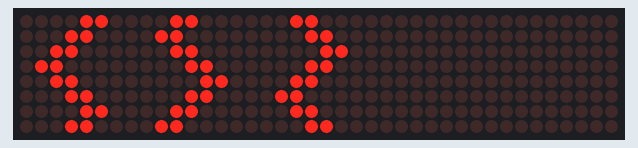
Recording of a sketch running on a simulated Arduino Uno, built with avr-gcc and run on an emulated ATmega328P. Parts: 40×8 LED matrix.

Above: at 0.28 s.

The sketch:

faces_matriz_de_led.ino
```cpp
// Inladen van de ledcontrol bibliotheek.
#include <LedControl.h>

LedControl lc = LedControl(13, 12, 11, 5);
//************************
//  Definição das faces
//************************

// olho neutro
byte neutral_eye[8] = {B00000000,
                       B00011000,
                       B00111100,
                       B01111110,
                       B01111110,
                       B00111100,
                       B00011000,
                       B00000000
                      };

// olho esbugalhado
byte spooky_eye[8] = {B00111100,
                      B01111110,
                      B11111111,
                      B11111111,
                      B11111111,
                      B11111111,
                      B01111110,
                      B00111100
                     };

// olho fechado (para cima)
byte closed_eye_up[8] = {B00000000,
                         B00001100,
                         B00011000,
                         B00011000,
                         B00011000,
                         B00011000,
                         B00001100,
                         B00000000
                        };

// olho fechado (para baixo)
byte closed_eye_down[8] = {B00000000,
                           B00001100,
                           B00001100,
                           B00000110,
                           B00000110,
                           B00001100,
                           B00001100,
                           B00000000
                          };

// boca feliz            //parte 1
byte sad_mouth[24] = { B00000000,
                       B00000000,
                       B00000000,
                       B00000000,
                       B01100000,
                       B00110000,
                       B00011000,
                       B00001100,
                       //parte 2
                       B00001110,
                       B00000110,
                       B00000110,
                       B00000110,
                       B00000110,
                       B00000110,
                       B00000110,
                       B00001100,
                       //parte 3
                       B00001100,
                       B00011000,
                       B00110000,
                       B01100000,
                       B00000000,
                       B00000000,
                       B00000000,
                       B00000000
                     };


// boca triste           //parte 1
byte happy_mouth[24] = {   B00000000,
                           B00000000,
                           B00000000,
                           B00000000,
                           B00000110,
                           B00001100,
                           B00011000,
                           B00110000,
                           //parte 2
                           B00110000,
                           B01100000,
                           B01100000,
                           B01100000,
                           B01100000,
                           B01100000,
                           B01100000,
                           B00110000,
                           //parte 3
                           B00110000,
                           B00011000,
                           B00001100,
                           B00000110,
                           B00000000,
                           B00000000,
                           B00000000,
                           B00000000
                       };

// boca muito feliz           //parte 1
byte very_happy_mouth[24] = { B00000000,
                              B00000000,
                              B00001110,//
                              B00111110,//
                              B01100110,//
                              B01100110,//
                              B11000110,//
                              B11000110,//
                              //parte 2
                              B11000110,
                              B11000110,
                              B11000110,
                              B11000110,
                              B11000110,
                              B11000110,
                              B11000110,
                              B11000110,
                              //parte 3
                              B11000110,
                              B11000110,
                              B01100110,
                              B01100110,
                              B00111110,
                              B00001110,
                              B00000000,
                              B00000000
                            };

// boca neutra                //parte 1
byte neutral_mouth[24] = {    B00000000,
                              B00000000,
                              B00001000,
                              B00001000,
                              B00001000,
                              B00001000,
                              B00001000,
                              B00001000,
                              //parte 2
                              B00001000,
                              B00001000,
                              B00001000,
                              B00001000,
                              B00001000,
                              B00001000,
                              B00001000,
                              B00001000,
                              //parte 3
                              B00001000,
                              B00001000,
                              B00001000,
                              B00001000,
                              B00001000,
                              B00001000,
                              B00000000,
                              B00000000
                         };

// língua para fora      //parte 1
byte tongue_mouth[24] = {B00000000,
                         B00000000,
                         B00100000,
                         B01110011,
                         B01111110,
                         B01111100,
                         B00111000,
                         B00110000,
                         //parte 2
                         B01110000,
                         B01100000,
                         B01100000,
                         B01100000,
                         B01100000,
                         B01100000,
                         B01100000,
                         B00110000,
                         //parte 3
                         B00110000,
                         B00011000,
                         B00001100,
                         B00000110,
                         B00000000,
                         B00000000,
                         B00000000,
                         B00000000
                        };

// boca aberta             //parte 1
byte opened_mouth[24] = {  B00000000,
                           B00000000,
                           B00000000,
                           B00000000,
                           B00000000,
                           B00000000,
                           B00000000,
                           B00000000,
                           //parte 2
                           B00000000,
                           B00011100,
                           B00100010,
                           B01000001,
                           B01000001,
                           B00100010,
                           B00011100,
                           B00000000,
                           //parte 3
                           B00000000,
                           B00000000,
                           B00000000,
                           B00000000,
                           B00000000,
                           B00000000,
                           B00000000,
                           B00000000
                        };
byte bz1[24] = {          B01100000,
                          B00110000,
                          B00011000,
                          B00001100,
                          B00011000,
                          B00110000,
                          B01100000,
                          B00110000,

                          B00011000,
                          B00001100,
                          B00011000,
                          B00110000,
                          B01100000,
                          B00110000,
                          B00011000,
                          B00001100,

                          B00011000,
                          B00110000,
                          B01100000,
                          B00110000,
                          B00011000,
                          B00001100,
                          B00011000,
                          B00110000
               };
byte bz2[24] = {         B00110000, B01100000, B00110000,
                         B00011000,
                         B00001100,
                         B00011000,
                         B00110000,
                         B01100000,

                         B00110000,
                         B00011000,
                         B00001100,
                         B00011000,
                         B00110000,
                         B01100000,
                         B00110000,
                         B00011000,

                         B00001100,
                         B00011000,
                         B00110000,
                         B01100000,
                         B00110000,
                         B00011000,
                         B00001100,
                         B00011000
               };
byte bz3[24] = {          B00011000,
                          B00110000,
                          B01100000,
                          B00110000,
                          B00011000,
                          B00001100,
                          B00011000,
                          B00110000,

                          B01100000,
                          B00110000,
                          B00011000,
                          B00001100,
                          B00011000,
                          B00110000,
                          B01100000,
                          B00110000,

                          B00011000,
                          B00001100,
                          B00011000,
                          B00110000,
                          B01100000,
                          B00110000,
                          B00011000,
                          B00001100
               };
byte bz4[24] = {          B00001100,
                          B00011000,
                          B00110000,
                          B01100000,
                          B00110000,
                          B00011000,
                          B00001100,
                          B00011000,

                          B00110000,
                          B01100000,
                          B00110000,
                          B00011000,
                          B00001100,
                          B00011000,
                          B00110000,
                          B01100000,

                          B00110000,
                          B00011000,
                          B00001100,
                          B00011000,
                          B00110000,
                          B01100000,
                          B00110000,
                          B00011000
               };
byte bz5[24] = {          B00001100,
                          B00011000,
                          B00110000,
                          B01100000,
                          B00110000,
                          B00011000,
                          B00001100,
                          B00011000,

                          B00110000,
                          B01100000,
                          B00110000,
                          B00011000,
                          B00001100,
                          B00011000,
                          B00110000,
                          B01100000,

                          B00110000,
                          B00011000,
                          B00001100,
                          B00011000,
                          B00110000,
                          B01100000,
                          B00110000,
                          B00011000
               };
byte bz6[24] = {          B00011000,
                          B00001100,
                          B00011000,
                          B00110000,
                          B01100000,
                          B00110000,
                          B00011000,
                          B00001100,

                          B00011000,
                          B00110000,
                          B01100000,
                          B00110000,
                          B00011000,
                          B00001100,
                          B00011000,
                          B00110000,

                          B01100000,
                          B00110000,
                          B00011000,
                          B00001100,
                          B00011000,
                          B00110000,
                          B01100000,
                          B00110000
               };
byte bz7[24] = {         B00110000,
                         B00011000,
                         B00001100,
                         B00011000,
                         B00110000,
                         B01100000,
                         B00110000,
                         B00011000,

                         B00001100,
                         B00011000,
                         B00110000,
                         B01100000,
                         B00110000,
                         B00011000,
                         B00001100,
                         B00011000,

                         B00110000,
                         B01100000,
                         B00110000,
                         B00011000,
                         B00001100,
                         B00011000,
                         B00110000,
                         B01100000
               };
byte bz8[24] = {         B01100000,
                         B00110000,
                         B00011000,
                         B00001100,
                         B00011000,
                         B00110000,
                         B01100000,
                         B00110000,

                         B00011000,
                         B00001100,
                         B00011000,
                         B00110000,
                         B01100000,
                         B00110000,
                         B00011000,
                         B00001100,

                         B00011000,
                         B00110000,
                         B01100000,
                         B00110000,
                         B00011000,
                         B00001100,
                         B00011000,
                         B00110000
               };


byte olho1[8] = {
  B00000000,
  B00111100,
  B01000010,
  B10011001,
  B10011001,
  B01000010,
  B00111100,
  B00000000
};

byte olho2[8] = {
  B00000000,
  B00111100,
  B01011010,
  B10011001,
  B10000001,
  B01000010,
  B00111100,
  B00000000
};

byte olho3[8] = {
  B00000000,
  B00111100,
  B01000010,
  B10000001,
  B10011001,
  B01011010,
  B00111100,
  B00000000
};
byte dente1[24] = {         B00000000,
                            B00000000,
                            B00000011,
                            B00000110,
                            B00001100,
                            B00001100,
                            B00001100,
                            B00001100,

                            B00001100,
                            B00001100,
                            B00001100,
                            B00001100,
                            B00001100,
                            B00001100,
                            B00001100,
                            B00001100,


                            B00001100,
                            B00001100,
                            B00001100,
                            B00001100,
                            B00000110,
                            B00000011,
                            B00000000,
                            B00000000
                  };
byte dente2[24] = {         B00000000,
                            B00000000,
                            B00000011,
                            B00000110,
                            B00001100,
                            B00001100,
                            B00001100,
                            B00111100,

                            B01001100,
                            B01001100,
                            B00111100,
                            B00001100,
                            B00001100,
                            B00111100,
                            B01001100,
                            B01001100,


                            B00111100,
                            B00001100,
                            B00001100,
                            B00001100,
                            B00000110,
                            B00000011,
                            B00000000,
                            B00000000
                  };


void setup()
{
  //inicializar displays (configurar a intensidade de brilho e limpar tudo)
  lc.shutdown(0, false);
  lc.setIntensity(0, 1);
  lc.clearDisplay(0);
  lc.shutdown(1, false);
  lc.setIntensity(1, 1);
  lc.clearDisplay(1);
  lc.shutdown(2, false);
  lc.setIntensity(2, 1);
  lc.clearDisplay(2);
  lc.shutdown(3, false);
  lc.setIntensity(3, 1);
  lc.clearDisplay(3);
  lc.shutdown(4, false);
  lc.setIntensity(4, 1);
  lc.clearDisplay(4);

  //iniciar comunicação serial
  Serial.begin(115200);

}

void loop()
{
  animacaoZ();
}

void animacaoZ() {
  display_mouth(bz1);
  delay(50);
  display_mouth(bz2);
  delay(50);
  display_mouth(bz3);
  delay(50);
  display_mouth(bz4);
  delay(50);
  display_mouth(bz5);
  delay(50);
  display_mouth(bz6);
  delay(50);
  display_mouth(bz7);
  delay(50);
  display_mouth(bz8);
  delay(50);
}

void display_eyes(byte right_eye[], byte left_eye[]) {
  for (int i = 0; i < 8; i++) {
    lc.setRow(3, i, left_eye[i]);
    lc.setRow(4, i, right_eye[i]);
  }
}

void display_mouth(byte mouth[]) {
  for (int i = 0; i < 8; i++) {
    lc.setRow(0, i, mouth[i]);
    lc.setRow(1, i, mouth[i + 8]);
    lc.setRow(2, i, mouth[i + 16]);
  }
}
```
